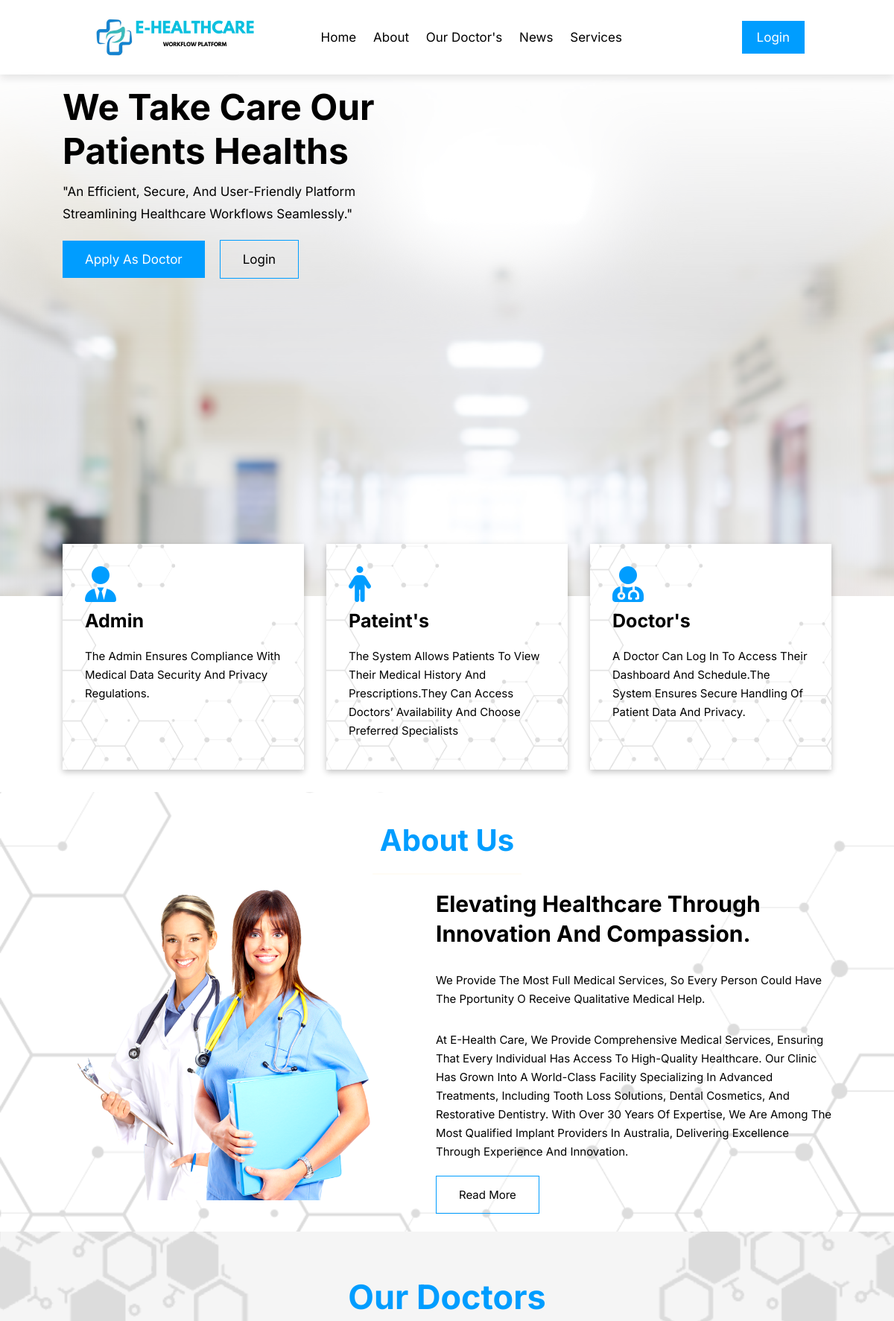
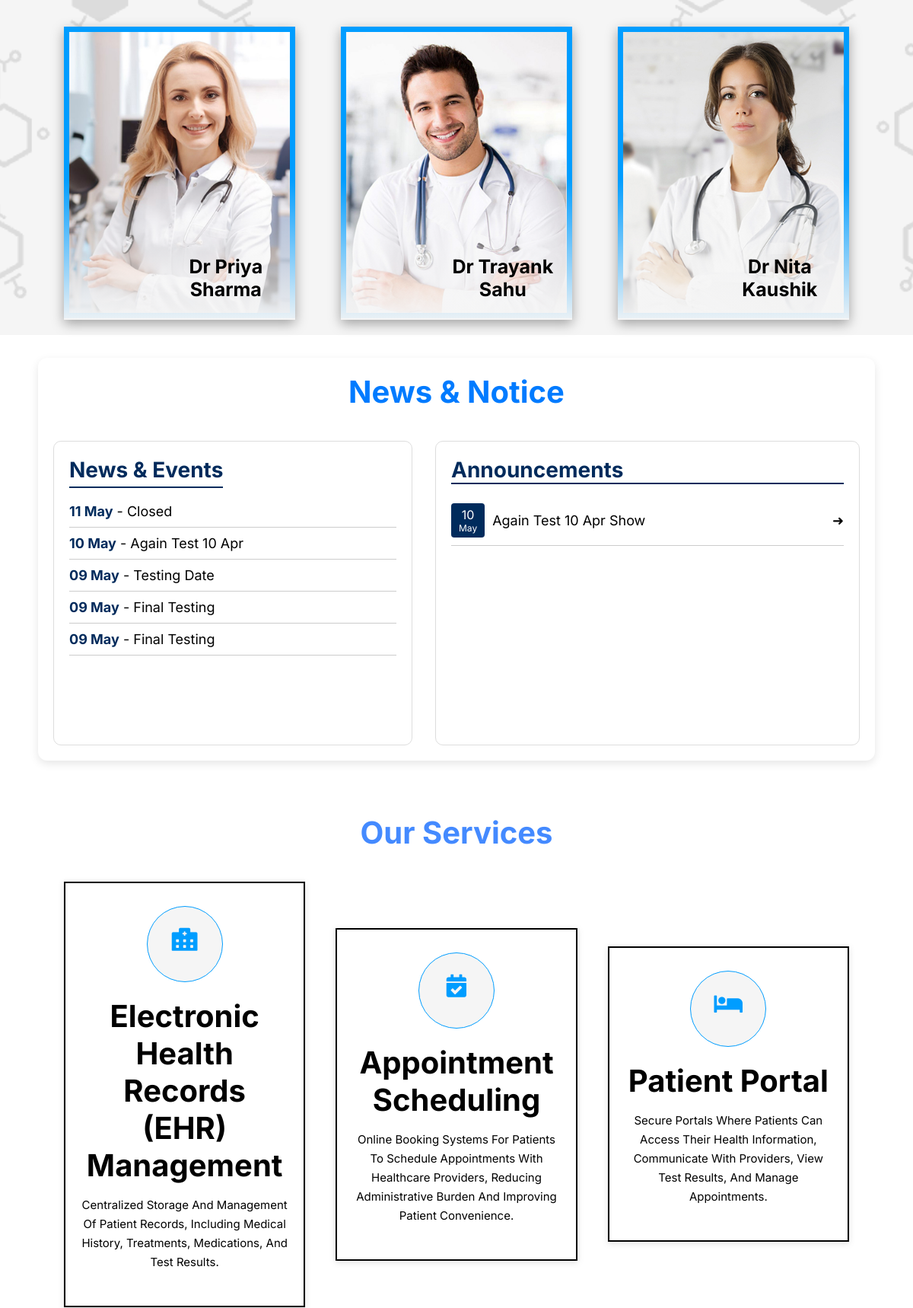
The page / (upper part) on the database its author committed (2 pictures, top to bottom).
### tables this page shows
CREATE TABLE `news_notice` (
  `id` int(11) NOT NULL,
  `type` varchar(50) NOT NULL,
  `title` varchar(255) NOT NULL,
  `content` text DEFAULT NULL,
  `date_created` datetime DEFAULT current_timestamp()
);

### index.php (the view, shortened to what this page needs)
<?php
include 'connection.php';
?>
<!DOCTYPE html>
<html lang="en">
<head>
    <link rel='stylesheet' href='https://cdn-uicons.flaticon.com/2.1.0/uicons-thin-rounded/css/uicons-thin-rounded.css'>
    <link rel="stylesheet" href="https://cdnjs.cloudflare.com/ajax/libs/font-awesome/6.0.0-beta3/css/all.min.css" />
    <link rel="stylesheet" href="https://cdnjs.cloudflare.com/ajax/libs/font-awesome/5.13.0/css/all.min.css" />
    <link rel='stylesheet' href='https://cdn-uicons.flaticon.com/2.1.0/uicons-regular-rounded/css/uicons-regular-rounded.css'>
    <link rel="stylesheet" href="style.css">
</head>
<body>
    <header>
        <div class="logo"><img src="images/logo3.png" alt=""></div>
        <nav class="navbar">
            <a href="#Home">Home</a>
            <a href="#About">About</a>
            <a href="#doctors">Our Doctor's</a>
            <a href="#news">News</a>
            <a href="#services">Services</a>
        </nav>
        <div class="right-icons">
            <a href="login.php" class="btn">Login</a>
        </div>
    </header>
        <div class="main-home">
            <div class="home">
                <div class="home-left-content">
                    <span>welcome to E- Healthcare Workflow platform</span>
                    <h2>We take care our<br> Patients Healths</h2>
                    <p class="lorem">"An efficient, secure, and user-friendly platform streamlining healthcare workflows seamlessly."</p>
                        <div class="home-btn">
                            <a href="appointmentdoctor.php">Apply as Doctor</a>
                            <a class="homebtnsec" href="login.php">login</a>
                        </div>
                    </div>
                <div class="home-right-content">
                </div>
            </div>
        </div>
        <div class="technology">
            <div class="main-technology">
                <div class="inner-technology">
                    <i class="fa-solid fa-user-tie"></i>
                    <h2>Admin</h2>
                    <p>The admin ensures compliance with medical data security and privacy regulations.</p>
                </div>
                <div class="inner-technology">
                    <i class="fa-solid fa-person"></i>
                    <h2>Pateint's</h2>
                    <p>The system allows patients to view their medical history and prescriptions.They can access doctors’ availability and choose preferred specialists</p>
                </div>
                <div class="inner-technology">
                    <i class="fas fa-user-md"></i>
                    <h2>Doctor's</h2>
                    <p>A doctor can log in to access their dashboard and schedule.The system ensures secure handling of patient data and privacy.</p>
                </div>
            </div>
        </div>
        <div class="main-about">
            <div class="about-heading">About Us</div>
            <div class="inner-main-about">
                <div class="about-inner-content-left">
                    <img src="images/about1.png" alt="">
                </div>
                <div class="about-inner-content">
                    <div class="about-right-content">
                        <h2>Elevating Healthcare Through Innovation and Compassion.</h2>
                        <p>We provide the most full medical services, so every person could have the pportunity
                         o receive qualitative medical help.</p>
                        <p class="aboutsec-content">
                        At E-Health Care, we provide comprehensive medical services, ensuring that every individual has access to high-quality healthcare.
Our clinic has grown into a world-class facility specializing in advanced treatments, including tooth loss solutions, dental cosmetics, and restorative dentistry. With over 30 years of expertise, we are among the most qualified implant providers in Australia, delivering excellence through experience and innovation.
                            </p>
                            <button class="aboutbtn">Read More</button>
                    </div>
                </div>
            </div>
        </div>
        <div class="main-doctors">
            <div class="doctors-heading">
                <h2>Our Doctors</h2>
            </div>
            <div class="main-inner-doctor">
                <div class="doc-poster">
                    <img src="images/team1.jpg" alt="">
                    <div class="doc-details">
                        <h2>Dr Priya sharma</h2>
                        <i class="fab fa-linkedin-in"></i>
                        <i class="fab fa-instagram"></i>
                    </div>
                </div>
                <div class="doc-poster">
                    <img src="images/team2.jpg" alt="">
                    <div class="doc-details">
                        <h2>Dr Trayank Sahu</h2>
                        <i class="fab fa-linkedin-in"></i>
                        <i class="fab fa-instagram"></i>
                    </div>
                </div>
                <div class="doc-poster">
                    <img src="images/team3.jpg" alt="">
                    <div class="doc-details">
                        <h2>Dr Nita Kaushik</h2>
                        <i class="fab fa-linkedin-in"></i>
                        <i class="fab fa-instagram"></i>
                    </div>
                </div>
            </div>
        </div>
<section style="margin: 30px 50px; padding: 20px; background: #ffffff; border-radius: 12px; box-shadow: 0 4px 12px rgba(0,0,0,0.1); font-family: sans-serif;">
  <h1 style="text-align: center; color: #007bff; font-size: 40px; margin-bottom: 40px;">News & Notice</h1>
  <div style="display: flex; justify-content: center; gap: 30px; height: 400px;">
    <div style="flex: 1; background: #fff; border: 1px solid #ddd; border-radius: 10px; padding: 20px; overflow: hidden; display: flex; flex-direction: column;">
      <div style="display: flex; justify-content: space-between; align-items: center; margin-bottom: 10px;">
        <h2 style="font-size: 28px; color: #002b5c; border-bottom: 2px solid #002b5c; padding-bottom: 5px;">News & Events</h2>
      </div>
      <div style="flex: 1; overflow: hidden; position: relative; font-size: 18px;">
        <marquee direction="up" scrollamount="6" style="height: 100%;">
          <?php
          $news = $conn->query("SELECT title, DATE_FORMAT(date_created, '%d %b') AS date FROM news_notice WHERE type='news' ORDER BY id DESC LIMIT 5");
          if ($news->num_rows > 0) {
              while ($row = $news->fetch_assoc()) {
                  echo "<div style='padding: 10px 0; border-bottom: 1px solid #ccc;'>
                          <strong style='color:#002b5c;'>{$row['date']}</strong> - {$row['title']}
                        </div>";
              }
          } else {
              echo "<div>No news available.</div>";
          }
          ?>
        </marquee>
      </div>
    </div>
    <div style="flex: 1.2; background: #fff; border: 1px solid #ddd; border-radius: 10px; padding: 20px;">
      <h2 style="font-size: 28px; color: #002b5c; border-bottom: 2px solid #002b5c; margin-bottom: 15px;">Announcements</h2>
      <?php
      $announcements = $conn->query("SELECT title, DATE_FORMAT(date_created, '%d') AS day, DATE_FORMAT(date_created, '%b') AS month FROM news_notice WHERE type='announcement' ORDER BY id DESC LIMIT 5");
      if ($announcements->num_rows > 0) {
          while ($row = $announcements->fetch_assoc()) {
              echo "
              <div style='display: flex; gap: 10px; align-items: center; padding: 10px 0; border-bottom: 1px solid #ccc;'>
                <div style='background: #002b5c; color: #fff; text-align: center; padding: 5px 10px; border-radius: 4px;'>
                  <div style='font-size: 16px;'>{$row['day']}</div>
                  <div style='font-size: 12px;'>{$row['month']}</div>
                </div>
                <div style='flex: 1; font-size: 18px;'>{$row['title']}</div>
                <div style='font-size: 18px;'>➜</div>
              </div>";
          }
      } else {
          echo "<div style='padding: 10px;'>No announcements yet.</div>";
      }
      ?>
    </div>
  </div>
</section>
    <div class="our-service">
        <div class="service-heading">
            <h2>Our Services</h2>
        </div>
        <div class="main-services">
            <div class="inner-services">
                <div class="service-icon">
                <i class="fas fa-hospital-alt"></i>
                </div>
                <h3>Electronic Health Records (EHR) Management</h3>
                <p>Centralized storage and management of patient records, including medical history, treatments, medications, and test results.</p>
            </div>
            <div class="inner-services">
                <div class="service-icon">
                <i class="fas fa-calendar-check"></i>
                </div>
                <h3>Appointment Scheduling</h3>
                <p>Online booking systems for patients to schedule appointments with healthcare providers, reducing administrative burden and improving patient convenience.</p>
            </div>
            <div class="inner-services">
                <div class="service-icon">
                <i class="fas fa-bed"></i>
                </div>
                <h3>Patient Portal</h3>
                <p>Secure portals where patients can access their health information, communicate with providers, view test results, and manage appointments.</p>
            </div>
        </div>
    </div>
</body>
</html>

### rows shown on the page
news_notice: day "10", month "May", title "Again Test 10 Apr Show"

### other values the page prints
$row['date'] "11 May"
$row['title'] "Closed"
$row['date'] "10 May"
$row['title'] "Again Test 10 Apr"
$row['date'] "09 May"
$row['title'] "Testing Date"
$row['title'] "Final Testing"
